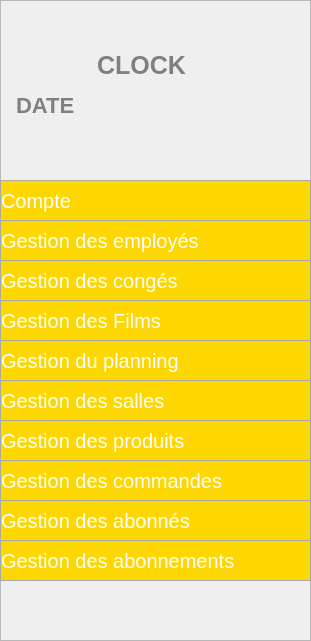
   <widget class="QFrame" name="frame">
    <property name="geometry">
     <rect>
      <x>0</x>
      <y>0</y>
      <width>311</width>
      <height>641</height>
     </rect>
    </property>
    <property name="styleSheet">
     <string notr="true">#frame {
background:#FFD700;
}</string>
    </property>
    <property name="frameShape">
     <enum>QFrame::StyledPanel</enum>
    </property>
    <property name="frameShadow">
     <enum>QFrame::Raised</enum>
    </property>
    <widget class="QPushButton" name="compte">
     <property name="geometry">
      <rect>
       <x>0</x>
       <y>180</y>
       <width>311</width>
       <height>41</height>
      </rect>
     </property>
     <property name="styleSheet">
      <string notr="true">QPushButton {
color: #FFFFFF;
background:#FFD700;
border: none;
font-size:20px;
font-family:Arial, Helvetica, sans-serif;
text-align: left;
border: 1px solid #A9A9A9;
}
QPushButton:hover {
color:#fff;
background:#A9A9A9;
border: none;
text-align: left;
}</string>
     </property>
     <property name="text">
      <string>Compte</string>
     </property>
    </widget>
    <widget class="QPushButton" name="g_emp">
     <property name="geometry">
      <rect>
       <x>0</x>
       <y>220</y>
       <width>311</width>
       <height>41</height>
      </rect>
     </property>
     <property name="styleSheet">
      <string notr="true">QPushButton {
color: #FFFFFF;
background:#FFD700;
border: none;
font-size:20px;
font-family:Arial, Helvetica, sans-serif;
text-align: left;
border: 1px solid #A9A9A9;
}
QPushButton:hover {
color:#fff;
background:#A9A9A9;
border: none;
text-align: left;
}</string>
     </property>
     <property name="text">
      <string>Gestion des employés</string>
     </property>
    </widget>
    <widget class="QPushButton" name="g_cong">
     <property name="geometry">
      <rect>
       <x>0</x>
       <y>260</y>
       <width>311</width>
       <height>41</height>
      </rect>
     </property>
     <property name="styleSheet">
      <string notr="true">QPushButton {
color: #FFFFFF;
background:#FFD700;
border: none;
font-size:20px;
font-family:Arial, Helvetica, sans-serif;
text-align: left;
border: 1px solid #A9A9A9;
}
QPushButton:hover {
color:#fff;
background:#A9A9A9;
border: none;
text-align: left;
}</string>
     </property>
     <property name="text">
      <string>Gestion des congés</string>
     </property>
    </widget>
    <widget class="QPushButton" name="g_film">
     <property name="geometry">
      <rect>
       <x>0</x>
       <y>300</y>
       <width>311</width>
       <height>41</height>
      </rect>
     </property>
     <property name="styleSheet">
      <string notr="true">QPushButton {
color: #FFFFFF;
background:#FFD700;
border: none;
font-size:20px;
font-family:Arial, Helvetica, sans-serif;
text-align: left;
border: 1px solid #A9A9A9;
}
QPushButton:hover {
color:#fff;
background:#A9A9A9;
border: none;
text-align: left;
}</string>
     </property>
     <property name="text">
      <string>Gestion des Films</string>
     </property>
    </widget>
    <widget class="QPushButton" name="g_salle">
     <property name="geometry">
      <rect>
       <x>0</x>
       <y>380</y>
       <width>311</width>
       <height>41</height>
      </rect>
     </property>
     <property name="styleSheet">
      <string notr="true">QPushButton {
color: #FFFFFF;
background:#FFD700;
border: none;
font-size:20px;
font-family:Arial, Helvetica, sans-serif;
text-align: left;
border: 1px solid #A9A9A9;
}
QPushButton:hover {
color:#fff;
background:#A9A9A9;
border: none;
text-align: left;
}</string>
     </property>
     <property name="text">
      <string>Gestion des salles</string>
     </property>
    </widget>
    <widget class="QPushButton" name="g_plng">
     <property name="geometry">
      <rect>
       <x>0</x>
       <y>340</y>
       <width>311</width>
       <height>41</height>
      </rect>
     </property>
     <property name="styleSheet">
      <string notr="true">QPushButton {
color: #FFFFFF;
background:#FFD700;
border: none;
font-size:20px;
font-family:Arial, Helvetica, sans-serif;
text-align: left;
border: 1px solid #A9A9A9;
}
QPushButton:hover {
color:#fff;
background:#A9A9A9;
border: none;
text-align: left;
}</string>
     </property>
     <property name="text">
      <string>Gestion du planning</string>
     </property>
    </widget>
    <widget class="QPushButton" name="g_cmd">
     <property name="geometry">
      <rect>
       <x>0</x>
       <y>460</y>
       <width>311</width>
       <height>41</height>
      </rect>
     </property>
     <property name="styleSheet">
      <string notr="true">QPushButton {
color: #FFFFFF;
background:#FFD700;
border: none;
font-size:20px;
font-family:Arial, Helvetica, sans-serif;
text-align: left;
border: 1px solid #A9A9A9;
}
QPushButton:hover {
color:#fff;
background:#A9A9A9;
border: none;
text-align: left;
}</string>
     </property>
     <property name="text">
      <string>Gestion des commandes</string>
     </property>
    </widget>
    <widget class="QPushButton" name="g_prd">
     <property name="geometry">
      <rect>
       <x>0</x>
       <y>420</y>
       <width>311</width>
       <height>41</height>
      </rect>
     </property>
     <property name="styleSheet">
      <string notr="true">QPushButton {
color: #FFFFFF;
background:#FFD700;
border: none;
font-size:20px;
font-family:Arial, Helvetica, sans-serif;
text-align: left;
border: 1px solid #A9A9A9;
}
QPushButton:hover {
color:#fff;
background:#A9A9A9;
border: none;
text-align: left;
}</string>
     </property>
     <property name="text">
      <string>Gestion des produits</string>
     </property>
    </widget>
    <widget class="QPushButton" name="g_abonnes">
     <property name="geometry">
      <rect>
       <x>0</x>
       <y>500</y>
       <width>311</width>
       <height>41</height>
      </rect>
     </property>
     <property name="styleSheet">
      <string notr="true">QPushButton {
color: #FFFFFF;
background:#FFD700;
border: none;
font-size:20px;
font-family:Arial, Helvetica, sans-serif;
text-align: left;
border: 1px solid #A9A9A9;
}
QPushButton:hover {
color:#fff;
background:#A9A9A9;
border: none;
text-align: left;
}</string>
     </property>
     <property name="text">
      <string>Gestion des abonnés</string>
     </property>
    </widget>
    <widget class="QPushButton" name="g_abonnements">
     <property name="geometry">
      <rect>
       <x>0</x>
       <y>540</y>
       <width>311</width>
       <height>41</height>
      </rect>
     </property>
     <property name="styleSheet">
      <string notr="true">QPushButton {
color: #FFFFFF;
background:#FFD700;
border: none;
font-size:20px;
font-family:Arial, Helvetica, sans-serif;
text-align: left;
border: 1px solid #A9A9A9;
}
QPushButton:hover {
color:#fff;
background:#A9A9A9;
border: none;
text-align: left;
}</string>
     </property>
     <property name="text">
      <string>Gestion des abonnements </string>
     </property>
    </widget>
    <widget class="QLabel" name="label_4">
     <property name="geometry">
      <rect>
       <x>260</x>
       <y>180</y>
       <width>51</width>
       <height>41</height>
      </rect>
     </property>
     <property name="text">
      <string/>
     </property>
    </widget>
    <widget class="QLabel" name="label_5">
     <property name="geometry">
      <rect>
       <x>260</x>
       <y>220</y>
       <width>51</width>
       <height>41</height>
      </rect>
     </property>
     <property name="text">
      <string/>
     </property>
     <property name="pixmap">
      <pixmap>../../../Downloads/icons8-paie-48 (1).png</pixmap>
     </property>
    </widget>
    <widget class="QLabel" name="label_6">
     <property name="geometry">
      <rect>
       <x>260</x>
       <y>260</y>
       <width>51</width>
       <height>41</height>
      </rect>
     </property>
     <property name="text">
      <string/>
     </property>
     <property name="pixmap">
      <pixmap>../../../Downloads/icons8-signet-50.png</pixmap>
     </property>
    </widget>
    <widget class="QLabel" name="label_7">
     <property name="geometry">
      <rect>
       <x>260</x>
       <y>300</y>
       <width>51</width>
       <height>41</height>
      </rect>
     </property>
     <property name="text">
      <string/>
     </property>
     <property name="pixmap">
      <pixmap>../../../Downloads/icons8-documentaire-50.png</pixmap>
     </property>
    </widget>
    <widget class="QLabel" name="label_8">
     <property name="geometry">
      <rect>
       <x>260</x>
       <y>340</y>
       <width>51</width>
       <height>41</height>
      </rect>
     </property>
     <property name="text">
      <string/>
     </property>
     <property name="pixmap">
      <pixmap>../../../Downloads/icons8-planificateur-50.png</pixmap>
     </property>
    </widget>
    <widget class="QLabel" name="label_9">
     <property name="geometry">
      <rect>
       <x>260</x>
       <y>380</y>
       <width>51</width>
       <height>41</height>
      </rect>
     </property>
     <property name="text">
      <string/>
     </property>
     <property name="pixmap">
      <pixmap>../../../Downloads/icons8-société-50.png</pixmap>
     </property>
    </widget>
    <widget class="QLabel" name="label_10">
     <property name="geometry">
      <rect>
       <x>260</x>
       <y>420</y>
       <width>51</width>
       <height>41</height>
      </rect>
     </property>
     <property name="text">
      <string/>
     </property>
     <property name="pixmap">
      <pixmap>../../../Downloads/icons8-produit-d'occasion-50.png</pixmap>
     </property>
    </widget>
    <widget class="QLabel" name="label_11">
     <property name="geometry">
      <rect>
       <x>260</x>
       <y>460</y>
       <width>51</width>
       <height>41</height>
      </rect>
     </property>
     <property name="text">
      <string/>
     </property>
     <property name="pixmap">
      <pixmap>../../../Downloads/icons8-commande-livrée-50.png</pixmap>
     </property>
    </widget>
    <widget class="QLabel" name="label_12">
     <property name="geometry">
      <rect>
       <x>260</x>
       <y>500</y>
       <width>47</width>
       <height>41</height>
      </rect>
     </property>
     <property name="text">
      <string/>
     </property>
     <property name="pixmap">
      <pixmap>../../../Downloads/icons8-groupe-d&amp;#39;utilisateurs-50.png</pixmap>
     </property>
    </widget>
    <widget class="QLabel" name="label_13">
     <property name="geometry">
      <rect>
       <x>260</x>
       <y>540</y>
       <width>47</width>
       <height>41</height>
      </rect>
     </property>
     <property name="text">
      <string/>
     </property>
     <property name="pixmap">
      <pixmap>../../../Downloads/icons8-billet-de-cinéma-pour-homme-50.png</pixmap>
     </property>
    </widget>
    <widget class="QLabel" name="Timer">
     <property name="geometry">
      <rect>
       <x>70</x>
       <y>30</y>
       <width>251</width>
       <height>71</height>
      </rect>
     </property>
     <property name="font">
      <font>
       <family>Arial</family>
       <pointsize>-1</pointsize>
       <weight>75</weight>
       <bold>true</bold>
      </font>
     </property>
     <property name="styleSheet">
      <string notr="true">QLabel {
  width: 100%;
  padding: 12px 20px;
  margin: 8px 0;
  display: inline-block;
  color: #808080;
  font-size: 25px;
font-family:Arial, Helvetica, sans-serif;
}</string>
     </property>
     <property name="text">
      <string>CLOCK</string>
     </property>
    </widget>
    <widget class="QLabel" name="Date">
     <property name="geometry">
      <rect>
       <x>-10</x>
       <y>70</y>
       <width>381</width>
       <height>71</height>
      </rect>
     </property>
     <property name="font">
      <font>
       <family>Arial</family>
       <pointsize>-1</pointsize>
       <weight>75</weight>
       <bold>true</bold>
      </font>
     </property>
     <property name="styleSheet">
      <string notr="true">QLabel {
  width: 100%;
  padding: 12px 20px;
  margin: 8px 0;
  display: inline-block;
  color: #808080;
  font-size: 22px;
font-family:Arial, Helvetica, sans-serif;
}</string>
     </property>
     <property name="text">
      <string>DATE</string>
     </property>
    </widget>
   </widget>
